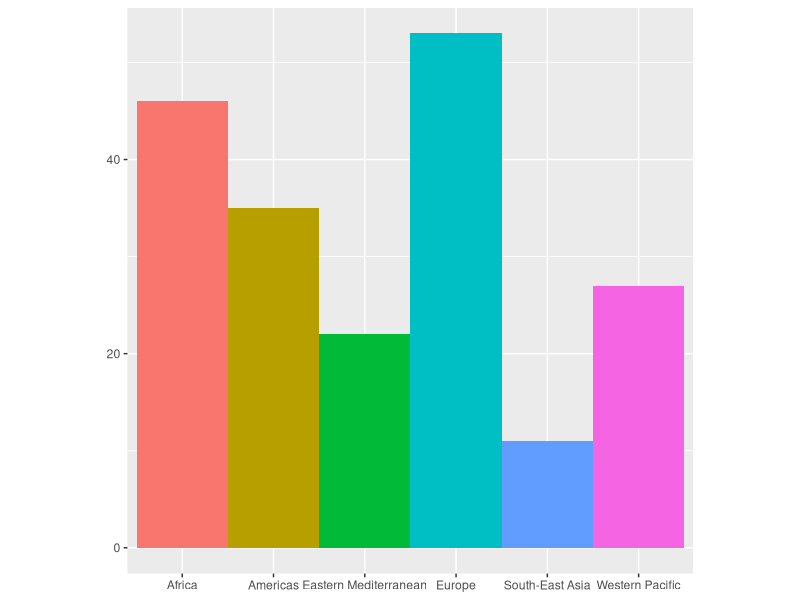
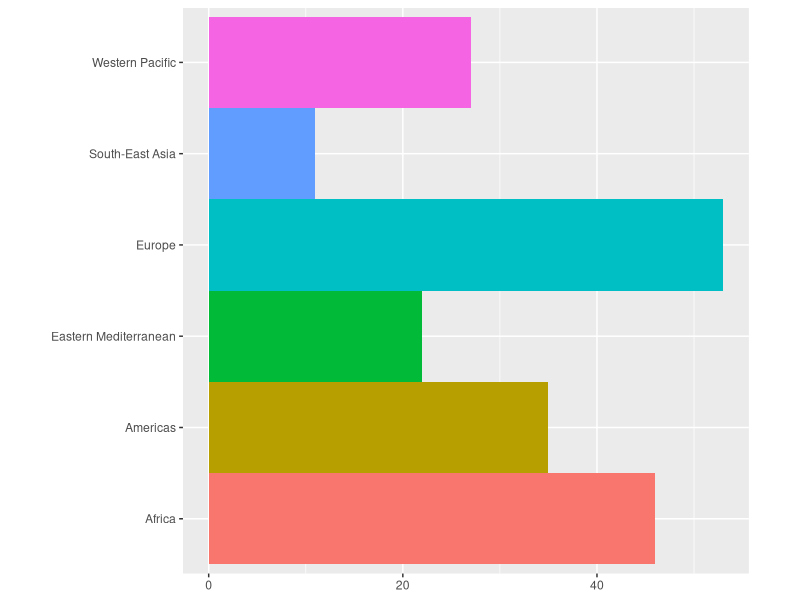
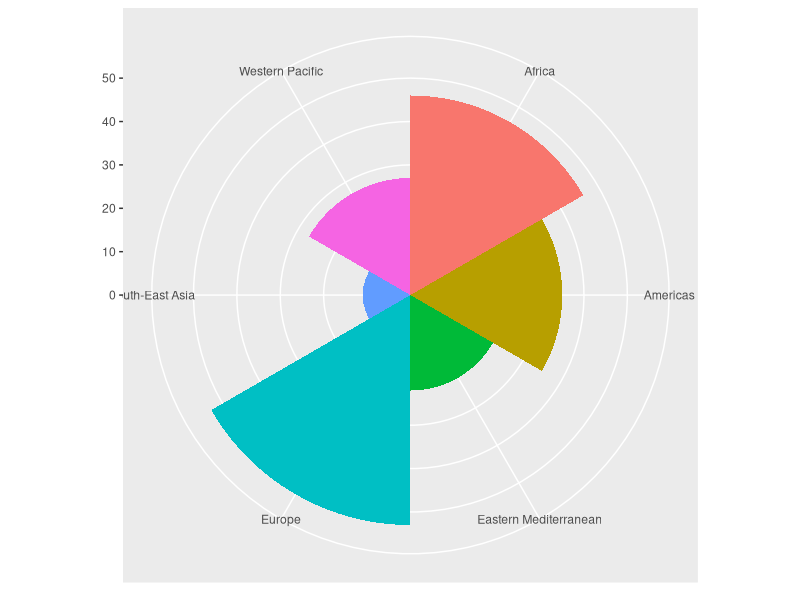
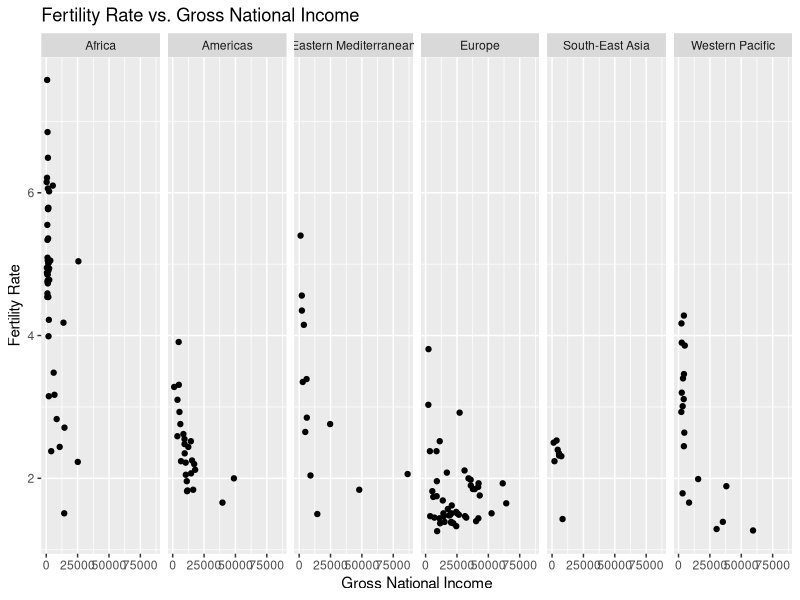
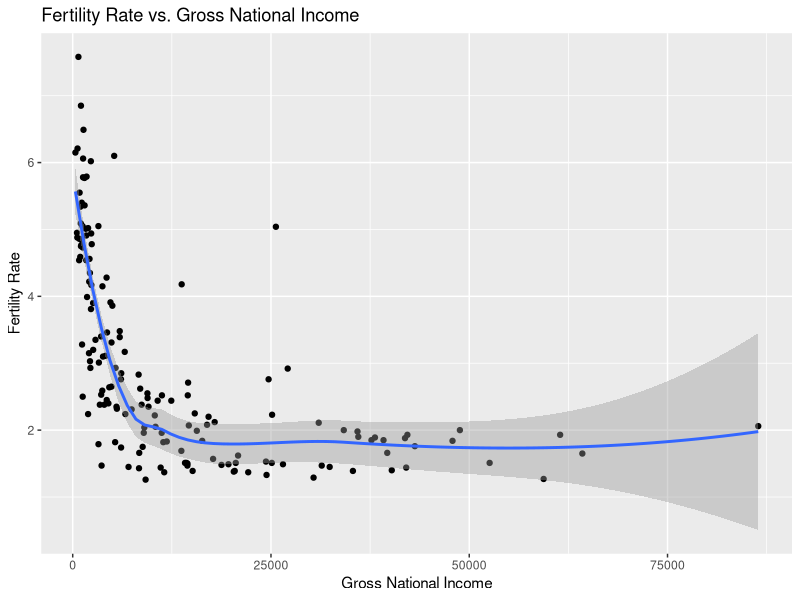
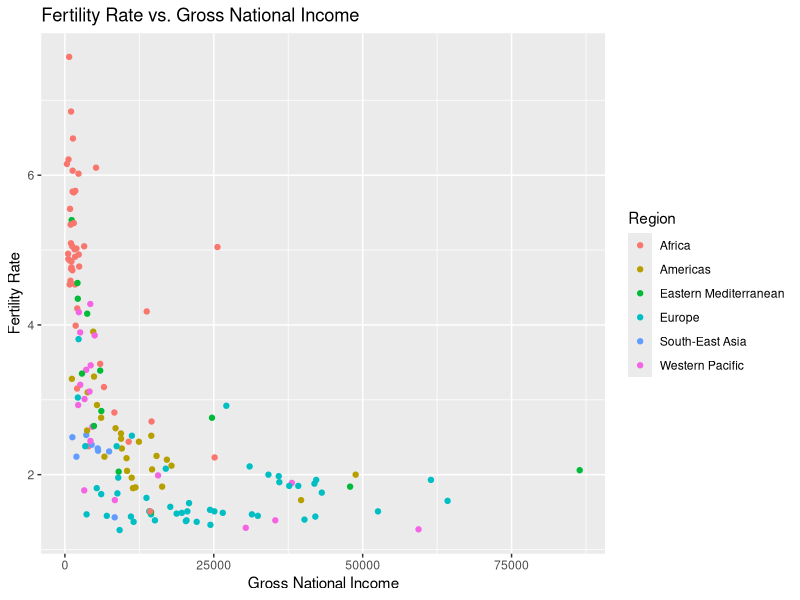
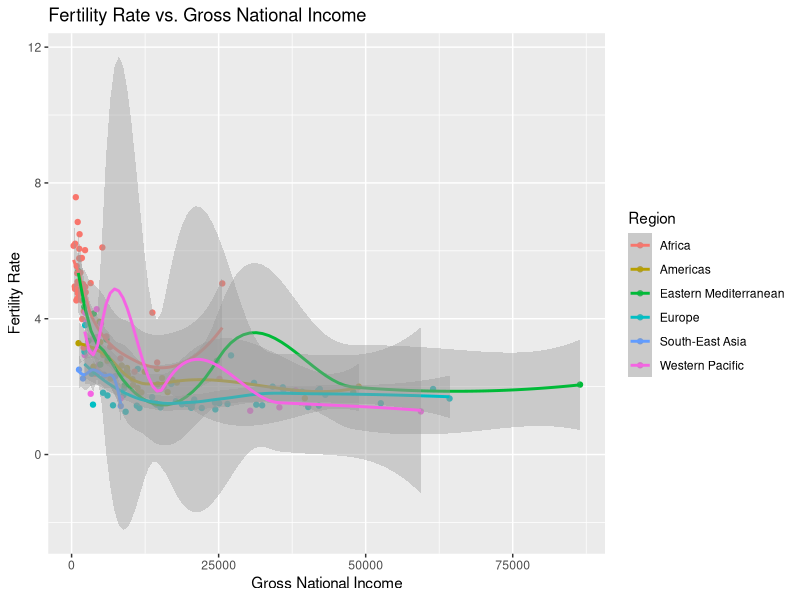
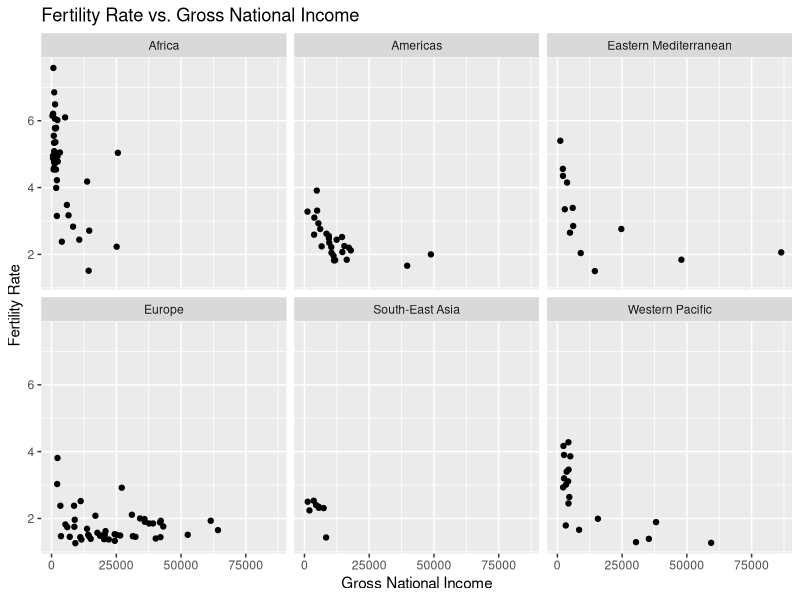

Here is the R script that generated these plots, in order:
## ---- chunk 1
#install.packages("ggplot2")
## ---- chunk 2
library(ggplot2)
WHO <- read.csv("WHO.csv")
str(WHO)
which(WHO$Country == "Singapore")
# WHO[155,]
summary(WHO$Over60)
summary(WHO$Under15)
## ---- chunk 3
bar <- ggplot(WHO) + geom_bar(mapping = aes(x = Region, fill = Region), show.legend = FALSE, width = 1) +  theme(aspect.ratio = 1) + labs(x = NULL, y = NULL)
bar

bar + coord_flip() # flip x and y to get horizontal bar chart
bar + coord_polar() # polar chart for bar charts. ie. radial chart

## ---- chunk 4
# 1. GNI vs Fertility rate
a <- ggplot(WHO, aes(x = GNI, y = FertilityRate))

a + geom_point(na.rm = TRUE) + facet_grid(.~Region) + ggtitle("Fertility Rate vs. Gross National Income") + xlab("Gross National Income") + ylab("Fertility Rate")
# facet_grid will give different panels of plots (instead of one combined plot), plots separated based on the region
 
a + geom_point(na.rm = TRUE) + geom_smooth(na.rm = TRUE) + ggtitle("Fertility Rate vs. Gross National Income") + xlab("Gross National Income") + ylab("Fertility Rate")

# color by region
acol <- ggplot(WHO, aes(x = GNI, y = FertilityRate, color = Region))

acol + geom_point(na.rm = TRUE) + ggtitle("Fertility Rate vs. Gross National Income") + xlab("Gross National Income") + ylab("Fertility Rate")

# add geom_smooth
acol + geom_point(na.rm = TRUE) + geom_smooth(na.rm = TRUE) + ggtitle("Fertility Rate vs. Gross National Income") + xlab("Gross National Income") + ylab("Fertility Rate")

# multiple panels of plots, split by Region column
a + geom_point(na.rm = TRUE) + facet_wrap(~Region, nrow = 2) + ggtitle("Fertility Rate vs. Gross National Income") + xlab("Gross National Income") + ylab("Fertility Rate")


# the difference between facet_grid and facet_wrap is that grid will display all the plots in one row
# while using wrap, we can define the number of rows to display the plots for better screen dimensions of the plots



## ---- chunk 5
# 2. GNI vs Literacy rate
b <- ggplot(WHO, aes(x = GNI, y = LiteracyRate, color = Region)) + ggtitle("Literacy Rate vs. Gross National Income") + xlab("Gross National Income") + ylab("Fertility Rate")

b + geom_point(na.rm = TRUE)

# filter out a selected part of the original dataset
WHOL <- subset(WHO, LiteracyRate > 90)

c <- ggplot(WHOL, aes(x = GNI, y = LiteracyRate, color = Region))

c + geom_point(na.rm = TRUE) + ggtitle("Literacy Rate vs. Gross National Income (top 90 percent literacy)") + xlab("Gross National Income") + ylab("Fertility Rate")

## ---- chunk 6
# 3. GNI vs Life expectancy
d <- ggplot(WHO, aes(x = GNI, y = LifeExpectancy, color = Region))

d + geom_point(na.rm = TRUE) + ggtitle("Literacy Rate vs. Gross National Income") + xlab("Gross National Income") + ylab("Life Expectancy")

ggplot(WHO, aes(x = GNI, y = LifeExpectancy)) + geom_point(na.rm = TRUE) + facet_wrap(~Region, nrow = 2) + ggtitle("Literacy Rate vs. Gross National Income") + xlab("Gross National Income") + ylab("Life Expectancy")
